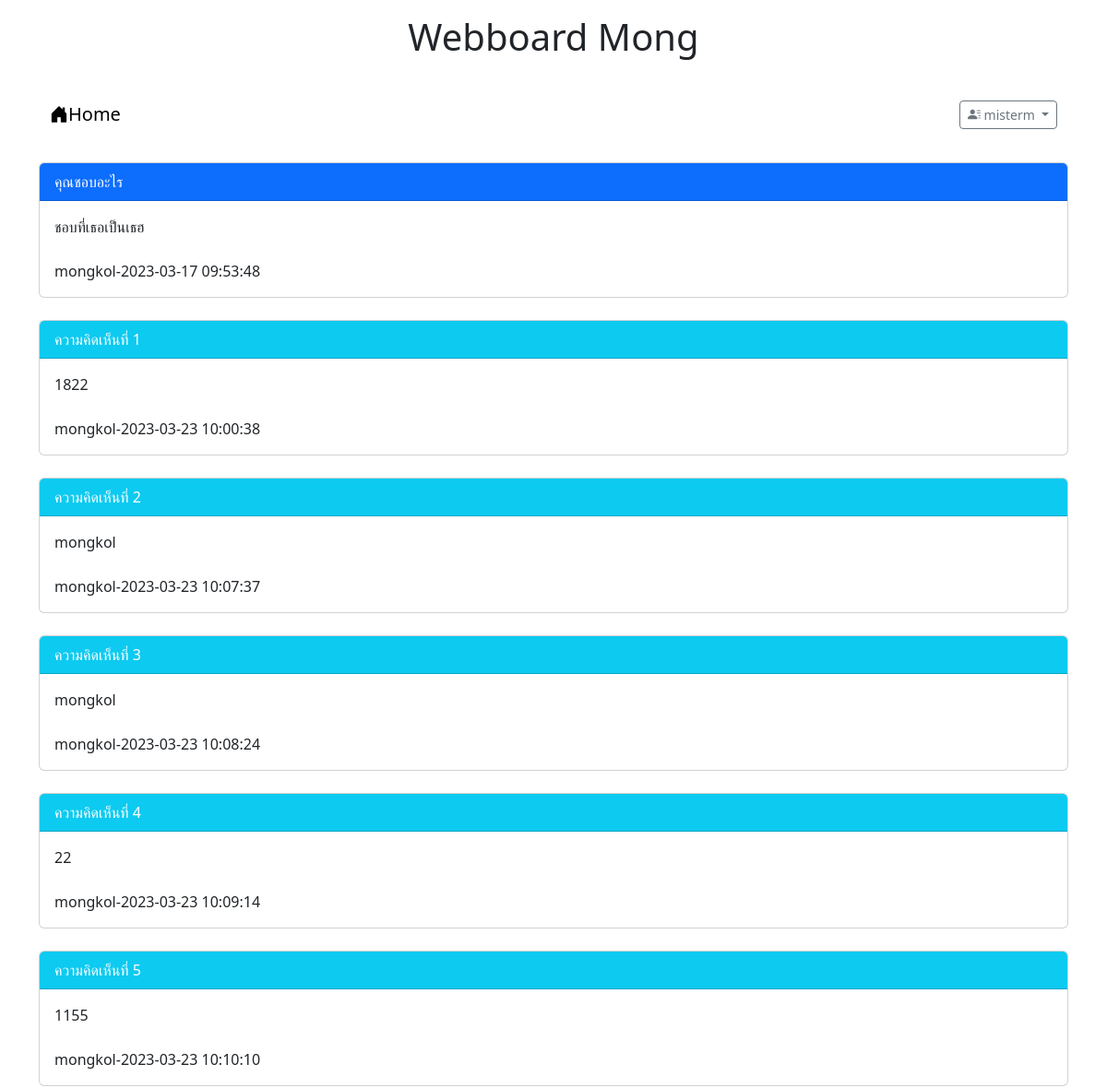
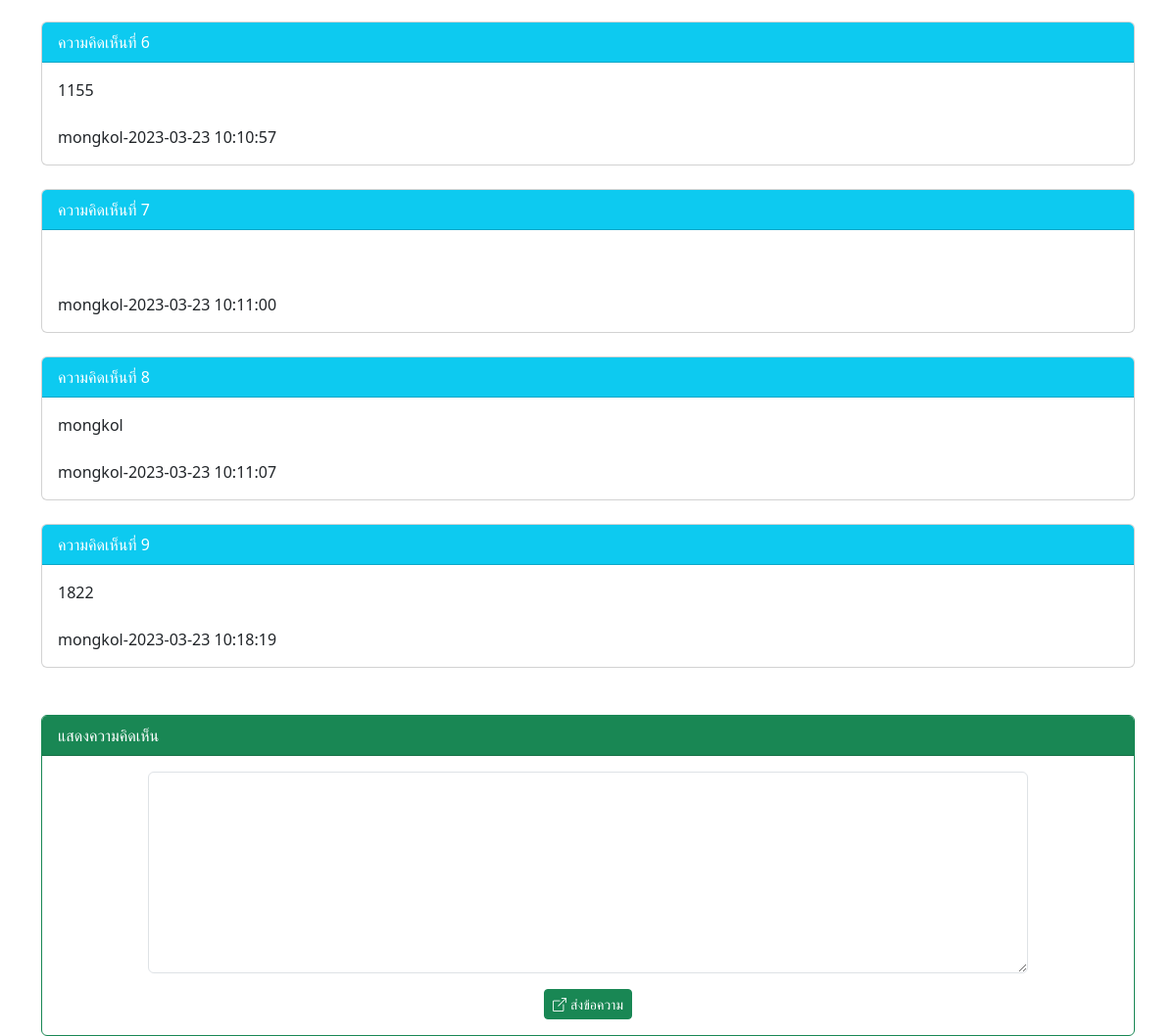
The page /php/src/post.php?id=7 (signed in) on the database its author committed (2 pictures, top to bottom).
### tables this page shows
CREATE TABLE `post` (
  `id` int(11) NOT NULL,
  `title` varchar(128) NOT NULL,
  `content` varchar(2048) NOT NULL,
  `post_date` datetime NOT NULL,
  `cat_id` int(11) NOT NULL,
  `user_id` int(11) NOT NULL
);

CREATE TABLE `user` (
  `id` int(11) NOT NULL,
  `login` varchar(32) NOT NULL,
  `password` varchar(64) NOT NULL,
  `name` varchar(64) NOT NULL,
  `gender` char(1) NOT NULL,
  `email` varchar(32) NOT NULL,
  `role` char(1) NOT NULL
);

CREATE TABLE `comment` (
  `id` int(11) NOT NULL,
  `content` varchar(20148) NOT NULL,
  `post_date` datetime NOT NULL,
  `user_id` int(11) NOT NULL,
  `post_id` int(11) NOT NULL
);

### php/src/post.php (the view, shortened to what this page needs)
<!DOCTYPE html>
<html lang="en">
<head>
    <link href="https://cdn.jsdelivr.net/npm/bootstrap@5.3.0-alpha1/dist/css/bootstrap.min.css" rel="stylesheet"
>
    <link rel="stylesheet" href="https://cdn.jsdelivr.net/npm/bootstrap-icons@1.10.3/font/bootstrap-icons.css">
</head>
<body>
    <div class="container">
        <h1 style="text-align: center; " class="mt-3">Webboard Mong</h1>
        <br>
        <?php include "nav.php"; ?>
        <br>
        <?php
        $conn = new PDO("mysql:host=localhost;dbname=webboard;charset=utf8", "root", "");
        $sql = "SELECT t1.title,t1.content,t2.login,t1.post_date
            FROM post as t1 INNER JOIN user as t2 ON (t1.user_id=t2.id) where t1.id=$_GET[id]";
        $result = $conn->query($sql);
        while ($row = $result->fetch()) {
            echo "<div class='card bordor-primary'>";
            echo "<div class='card-header bg-primary text-white'>$row[0]</div>";
            echo "<div class='card-body '>$row[1]<br><br>$row[2]-$row[3]</div>";
            echo "</div>";
        }
        ?>
        <br>
        <?php
        $conn = new PDO("mysql:host=localhost;dbname=webboard;charset=utf8", "root", "");
        $sql = "SELECT t1.content,t2.login,t1.post_date FROM comment as t1
            INNER JOIN user as t2 On(t1.user_id = t2.id) where t1.post_id=$_GET[id]
            ORDER BY t1.post_date ";
        $result = $conn->query($sql);
        $i = 1;
        while ($row = $result->fetch()) {
            echo "<div class='card bordor-info'>";
            echo "<div class='card-header bg-info text-white'>ความคิดเห็นที่ $i</div>";
            echo "<div class='card-body '>$row[0]<br><br>$row[1]-$row[2]</div>";
            echo "</div><br>";
            $i += 1;
        }
        ?>
        <br>
        <?php if (isset($_SESSION['id'])) {
        ?>
        <div class="card text-dark bg-white border-success ">
            <div class="card-header bg-success text-white">แสดงความคิดเห็น</div>
            <div class="card-body">
                <form action="post_save.php" method="post">
                    <div class="row mb-3 justify-content-center">
                        <div class="col-lg-10">
                            <textarea name="comment" class="form-control" rows="8"></textarea>
                        </div>
                    </div>
                    <div class="row">
                        <div class="col-lg-12">
                            <center>
                                <button type="submit" class="btn btn-success btn-sm text-white">
                                    <i class="bi bi-box-arrow-up-right me-1"></i>ส่งข้อความ</button>
                            </center>
                        </div>
                    </div>
                </form>
            </div>
        </div>
        <?php } ?>
    </div>
</body>
</html>

### rows shown on the page
post: title "คุณชอบอะไร", content "ชอบที่เธอเป็นเธฮ", user.login "mongkol", post_date "2023-03-17 09:53:48"
comment: content "1822", user.login "mongkol", post_date "2023-03-23 10:00:38"
comment: content "mongkol", user.login "mongkol", post_date "2023-03-23 10:07:37"
comment: content "mongkol", user.login "mongkol", post_date "2023-03-23 10:08:24"
comment: content "22", user.login "mongkol", post_date "2023-03-23 10:09:14"
comment: content "1155", user.login "mongkol", post_date "2023-03-23 10:10:10"
comment: content "1155", user.login "mongkol", post_date "2023-03-23 10:10:57"
comment: user.login "mongkol", post_date "2023-03-23 10:11:00"
comment: content "mongkol", user.login "mongkol", post_date "2023-03-23 10:11:07"
comment: content "1822", user.login "mongkol", post_date "2023-03-23 10:18:19"

### other values the page prints
$_SESSION['username'] "misterm"
